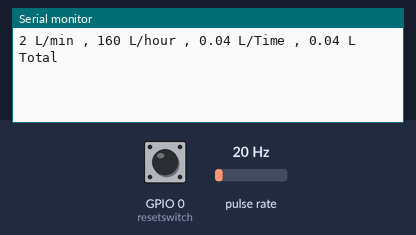
Bench run of a sketch on a simulated ESP8266 (NodeMCU). On the bench: the last lines printed to the serial monitor. Wiring (inferred from the names in the program): pulse sensor: data GPIO 5. Inputs (shaded band) come from the test bench; at power-on: pulse rate 20 Hz, GPIO 0 (resetswitch) HIGH.

Above: at 1.2 s.
1.3 s: pulse rate (sensor on GPIO 5) set to 4 Hz
At 2.3 s:
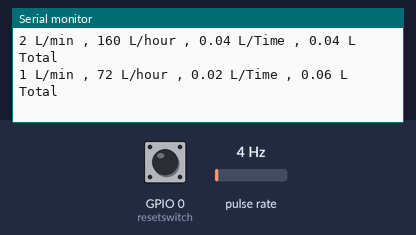
2.8 s: GPIO 0 (resetswitch) pulled LOW for 0.15 s
At 3.8 s:
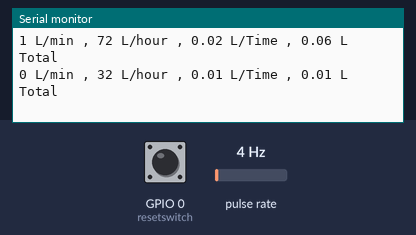
4.4 s: pulse rate (sensor on GPIO 5) set to 50 Hz
At 5.7 s:
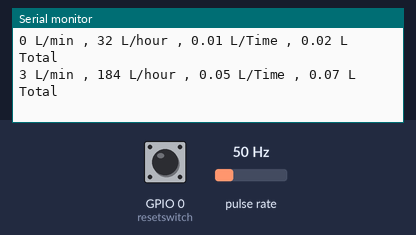
5.9 s: GPIO 0 (resetswitch) pulled LOW for 1 s
At 6.6 s:
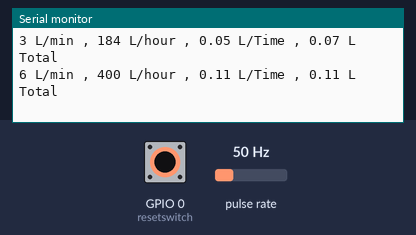
Timing chart, 0 to 8.9 s (numbered marks = the images above; inputs shaded):
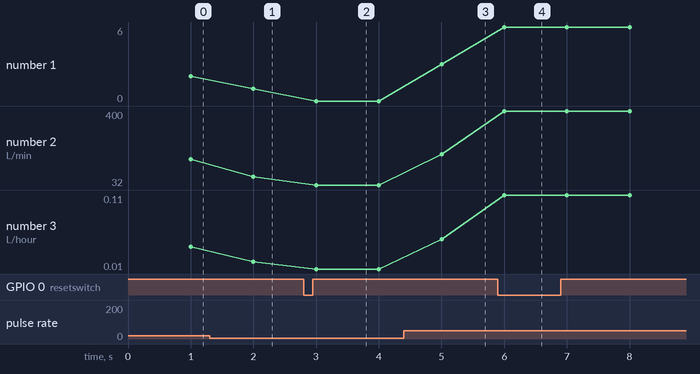

The sketch:

01_flow_meter_with_resetSwitch.ino
```cpp
/*
   YF-S201 Hall Effect Water Flow Meter / Sensor
   http://www.hobbytronics.co.uk/yf-s201-water-flow-meter

   Read Water Flow Meter and output reading in litres/hour

*/

int  flow_frequency;  // Measures flow meter pulses
int  l_hour;          // Calculated litres/hour
int l_minute;
float l_total;   //Total Litres
float l_at_a_time;   //Liters at time
int flowmeter = 5;  // Flow Meter Pin number D1  => GPIO 5
int resetswitch = 0;  // Reset Switch Pin number D3 => GPIO 0
long currentTime;
long cloopTime;


ICACHE_RAM_ATTR void flow ()                  // Interruot function
{
   flow_frequency++;
}

ICACHE_RAM_ATTR void resetPress ()                  // Interruot function
{
   l_total=0;
}

void setup()
{
   pinMode(flowmeter, INPUT);
   Serial.begin(9600);
   attachInterrupt(flowmeter, flow, RISING); // Setup Interrupt : attachInterrupt(digitalPinToInterrupt(pin), ISR, mode)
   attachInterrupt(resetswitch, resetPress, FALLING);

   sei();                            // Enable interrupts
   currentTime = millis();
   cloopTime = currentTime;
   l_total;
}

void loop ()
{
   currentTime = millis();
   // Every second, calculate and print litres/hour
   if(currentTime >= (cloopTime + 1000))
   {
      cloopTime = currentTime;              // Updates cloopTime
      //YF-S201 : Pulse frequency (Hz) = 7.5Q, Q is flow rate in L/min. (Results in +/- 3% range)
      //YF-S201C : Frequency: F = 5Q  -3   Accuracy: ± 2%
      //FS300A : Frequency : F=4.5*Q)-3  Accuracy: ±2%
      //YF-DN40 1.5 inch : Flow Pulse: F(Hz)=(0.5xQ) Accuracy: ±3%
      //YF-DN50 2 inch : Flow Pulse: F(Hz)=(0.2xQ) Accuracy: ±3%
      l_minute = (flow_frequency / 7.5);
      l_hour = (flow_frequency * 60 / 7.5); // (Pulse frequency x 60 min) / 7.5Q = flow rate in L/hour
      l_at_a_time = (flow_frequency / 7.5) / 60;
      l_total = l_total + l_at_a_time;
      flow_frequency = 0;                   // Reset Counter
      Serial.print(l_minute, DEC);
      Serial.print(" L/min");             // Print litres/min
      Serial.print(" , ");
      Serial.print(l_hour, DEC);            // Print litres/hour
      Serial.print(" L/hour");
      Serial.print(" , ");
      Serial.print(l_at_a_time);            // Print lit at 1 sec
      Serial.print(" L/Time");
      Serial.print(" , ");
      Serial.print(l_total);            // Print total litres
      Serial.println(" L Total");
   }
}
```

Measured:
- after the input at 1.3 s, the serial monitor: prints a new line after 0.70 s (image 1)
- after the input at 2.8 s, the serial monitor: prints a new line after 0.20 s (image 2)
- after the input at 4.4 s, the serial monitor: prints a new line after 0.60 s (image 3)
- after the input at 5.9 s, the serial monitor: prints a new line after 0.10 s (image 4)
- plotted number 1: 2 → 1 after the input at 1.3 s, 0 → 3 after the input at 4.4 s
- plotted number 2: 160 → 72 after the input at 1.3 s, 32 → 184 after the input at 4.4 s
- plotted number 3: 0.04 → 0.02 after the input at 1.3 s, 0.01 → 0.05 after the input at 4.4 s
